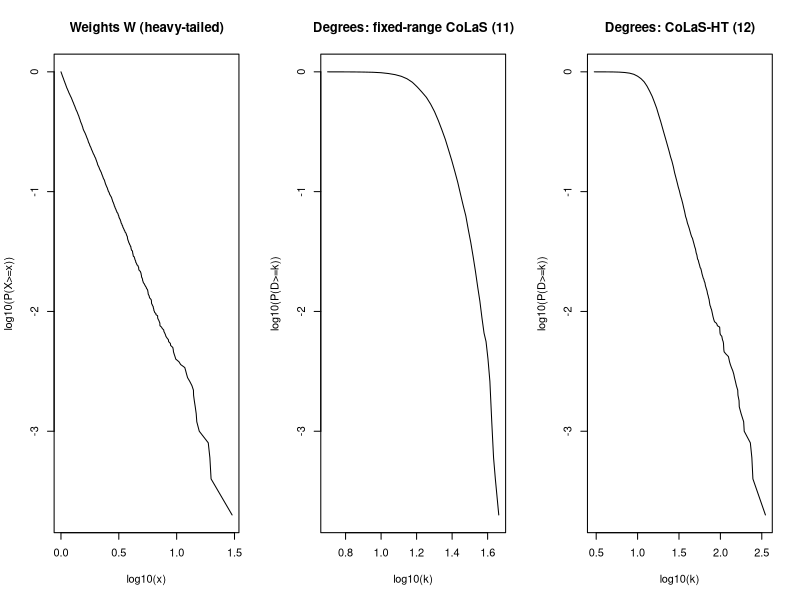
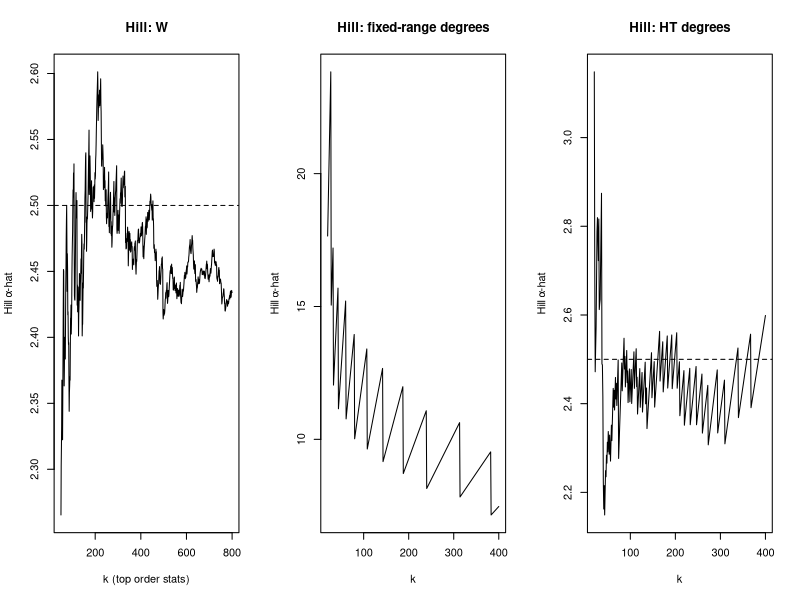

Here is the R script that generated these plots, in order:
###############################################
## E1: Light-tail impossibility vs tail inheritance
## - Fixed-range CoLaS: edge rule (11)
## - CoLaS-HT:          edge rule (12)
## Using the same heavy-tailed F_W and same geometric kernel
###############################################

set.seed(1)

## --------------------------
## 1) Parameters
## --------------------------
n   <- 5000
d   <- 2

alpha <- 2.5   # Pareto tail index for W (heavy-tailed)
xm    <- 1

rho   <- 10                     # sparsity scale
eps   <- (rho / n)^(1/d)         # makes rho_n = n*eps^d = rho (exact)

target_mean_deg <- 20            # optional: roughly match mean degree across regimes

## --------------------------
## 2) Heavy-tailed weights + latent positions on T^2
## (Here: independence copula for simplicity; E0 is about tail regime, not assortativity.)
## --------------------------
rpareto <- function(n, alpha, xm=1) xm * (runif(n)^(-1/alpha))
W <- rpareto(n, alpha, xm)

X <- cbind(runif(n), runif(n))   # positions on [0,1)^2 (torus via wrap-around distance)

## --------------------------
## 3) Geometric kernel k(u)=1{||u||<=1}
## (bounded + compact support, which is the regime where fixed-range degrees are provably light-tailed)
## --------------------------
k_indicator <- function(r) as.numeric(r <= 1)  # r = ||u||

torus_dx <- function(a, b){
  dx <- abs(a - b)
  pmin(dx, 1 - dx)
}

## --------------------------
## 4) Rough lambda calibration (optional)
## - HT: uses small-eps approximation
## - Fixed-range: Monte Carlo solve for mean degree target
## --------------------------
calibrate_lambdas <- function(W, rho, target_mean_deg, m_mc=200000){
  if(target_mean_deg >= pi*rho){
    stop("For indicator kernel in fixed-range, mean degree is bounded by ~pi*rho; choose target_mean_deg < pi*rho.")
  }
  
  Ew <- mean(W)
  
  ## HT: mean degree ≈ (1-exp(-λ/ρ)) * pi*rho*E[W]^2
  p0 <- target_mean_deg / (pi * rho * Ew^2)
  p0 <- max(min(p0, 0.95), 1e-6)
  lambda_HT <- -rho * log1p(-p0)
  
  ## Fixed-range: mean degree ≈ pi*rho * E[1 - exp(-(λ/ρ) W1 W2)]
  a <- sample(W, m_mc, replace=TRUE)
  b <- sample(W, m_mc, replace=TRUE)
  rhs <- target_mean_deg / (pi * rho)
  f <- function(lam) mean(1 - exp(-(lam/rho)*a*b)) - rhs
  
  lo <- 1e-6; hi <- 100
  while(f(hi) < 0) hi <- hi * 2
  lambda_FR <- uniroot(f, c(lo, hi))$root
  
  list(lambda_FR=lambda_FR, lambda_HT=lambda_HT)
}

lams <- calibrate_lambdas(W, rho, target_mean_deg)
lambda_FR <- lams$lambda_FR
lambda_HT <- lams$lambda_HT

cat(sprintf("Using eps=%.4f (rho_n=rho=%.1f)\n", eps, rho))
cat(sprintf("lambda_FR=%.3f, lambda_HT=%.3f (target mean degree ≈ %g)\n\n",
            lambda_FR, lambda_HT, target_mean_deg))

## --------------------------
## 5) Fast degree-only simulators via cell grid
## --------------------------
make_grid <- function(X, cell_size){
  m  <- ceiling(1/cell_size)
  cx <- floor(X[,1]/cell_size) %% m
  cy <- floor(X[,2]/cell_size) %% m
  id <- cx + m*cy + 1L
  list(m=m, cx=cx, cy=cy, grid=split(seq_len(nrow(X)), id))
}

cell_id <- function(cx, cy, m) ((cx %% m) + m*(cy %% m) + 1L)

## Fixed-range CoLaS (11) with indicator kernel:
## p_ij = 1 - exp(-(λ/ρ) W_i W_j) if ||X_i-X_j|| <= eps; else 0.
simulate_fixed_range_deg <- function(W, X, eps, rho, lambda){
  n <- length(W)
  g <- make_grid(X, cell_size=eps)
  m <- g$m; cx <- g$cx; cy <- g$cy; grid <- g$grid
  
  deg <- integer(n)
  
  for(i in 1:(n-1)){
    for(dx in -1:1){
      for(dy in -1:1){
        cid  <- cell_id(cx[i]+dx, cy[i]+dy, m)
        cand <- grid[[as.character(cid)]]
        if(is.null(cand)) next
        cand <- cand[cand > i]
        if(!length(cand)) next
        
        dxv  <- torus_dx(X[cand,1], X[i,1])
        dyv  <- torus_dx(X[cand,2], X[i,2])
        dist <- sqrt(dxv*dxv + dyv*dyv)
        
        ok <- (dist <= eps)
        if(!any(ok)) next
        j <- cand[ok]
        
        p <- 1 - exp(-(lambda/rho) * W[i] * W[j])
        keep <- runif(length(j)) < p
        if(any(keep)){
          jkeep <- j[keep]
          deg[i]     <- deg[i] + length(jkeep)
          deg[jkeep] <- deg[jkeep] + 1L
        }
      }
    }
  }
  deg
}

## CoLaS-HT (12) with indicator kernel:
## p_ij = 1 - exp(-(λ/ρ)) if ||X_i-X_j|| <= eps*(W_i W_j)^(1/d); else 0.
simulate_ht_deg <- function(W, X, eps, rho, lambda, heavy_q=0.99){
  n <- length(W)
  g <- make_grid(X, cell_size=eps)
  m <- g$m; cx <- g$cx; cy <- g$cy; grid <- g$grid
  
  w_cap    <- as.numeric(quantile(W, probs=heavy_q))
  heavy    <- which(W > w_cap)
  is_heavy <- logical(n); is_heavy[heavy] <- TRUE
  
  p0 <- 1 - exp(-(lambda/rho))   # constant inside the weight-scaled ball
  
  deg <- integer(n)
  
  for(i in 1:(n-1)){
    if(is_heavy[i]){
      ## brute force over all j>i (heavy nodes can have large radii)
      cand <- (i+1):n
      dxv  <- torus_dx(X[cand,1], X[i,1])
      dyv  <- torus_dx(X[cand,2], X[i,2])
      dist <- sqrt(dxv*dxv + dyv*dyv)
      
      thresh <- eps * sqrt(W[i] * W[cand])  # since d=2
      ok <- (dist <= thresh)
      if(!any(ok)) next
      j <- cand[ok]
      
      keep <- runif(length(j)) < p0
      if(any(keep)){
        jkeep <- j[keep]
        deg[i]     <- deg[i] + length(jkeep)
        deg[jkeep] <- deg[jkeep] + 1L
      }
      
    } else {
      ## (a) exact local search among non-heavy nodes (since W_j <= w_cap bounds the radius)
      Ri <- eps * sqrt(W[i] * w_cap)
      h  <- ceiling(Ri/eps)
      
      for(dx in -h:h){
        for(dy in -h:h){
          cid  <- cell_id(cx[i]+dx, cy[i]+dy, m)
          cand <- grid[[as.character(cid)]]
          if(is.null(cand)) next
          cand <- cand[cand > i & !is_heavy[cand]]
          if(!length(cand)) next
          
          dxv  <- torus_dx(X[cand,1], X[i,1])
          dyv  <- torus_dx(X[cand,2], X[i,2])
          dist <- sqrt(dxv*dxv + dyv*dyv)
          
          thresh <- eps * sqrt(W[i] * W[cand])
          ok <- (dist <= thresh)
          if(!any(ok)) next
          j <- cand[ok]
          
          keep <- runif(length(j)) < p0
          if(any(keep)){
            jkeep <- j[keep]
            deg[i]     <- deg[i] + length(jkeep)
            deg[jkeep] <- deg[jkeep] + 1L
          }
        }
      }
      
      ## (b) edges from i to heavy nodes with j>i (few, so brute force)
      cand <- heavy[heavy > i]
      if(length(cand)){
        dxv  <- torus_dx(X[cand,1], X[i,1])
        dyv  <- torus_dx(X[cand,2], X[i,2])
        dist <- sqrt(dxv*dxv + dyv*dyv)
        
        thresh <- eps * sqrt(W[i] * W[cand])
        ok <- (dist <= thresh)
        if(any(ok)){
          j <- cand[ok]
          keep <- runif(length(j)) < p0
          if(any(keep)){
            jkeep <- j[keep]
            deg[i]     <- deg[i] + length(jkeep)
            deg[jkeep] <- deg[jkeep] + 1L
          }
        }
      }
    }
  }
  deg
}

## Simulate the two graphs (same W, same X)
deg_FR <- simulate_fixed_range_deg(W, X, eps, rho, lambda_FR)
deg_HT <- simulate_ht_deg(W, X, eps, rho, lambda_HT, heavy_q=0.99)

cat(sprintf("Realized mean degree: fixed-range=%.2f, HT=%.2f\n\n",
            mean(deg_FR), mean(deg_HT)))

## --------------------------
## 6) E0 diagnostics: log–log CCDF and Hill tail-index plots
## --------------------------
ccdf <- function(x){
  x <- x[is.finite(x) & x > 0]
  x <- sort(x)
  n <- length(x)
  ux <- unique(x)
  idx <- match(ux, x)
  surv <- (n - idx + 1) / n
  data.frame(x=ux, surv=surv)
}

hill_alpha <- function(x, k_min=20, k_max=400){
  x <- x[is.finite(x) & x > 0]
  x <- sort(x, decreasing=TRUE)
  n <- length(x)
  k_max <- min(k_max, n-1)
  ks <- k_min:k_max
  xi_hat <- sapply(ks, function(k){
    mean(log(x[1:k])) - log(x[k+1])
  })
  data.frame(k=ks, alpha=1/xi_hat)
}

S_W  <- ccdf(W)
S_FR <- ccdf(deg_FR)
S_HT <- ccdf(deg_HT)

par(mfrow=c(1,3))
plot(log10(S_W$x),  log10(S_W$surv),  type="l",
     xlab="log10(x)", ylab="log10(P(X>=x))",
     main="Weights W (heavy-tailed)")
plot(log10(S_FR$x), log10(S_FR$surv), type="l",
     xlab="log10(k)", ylab="log10(P(D>=k))",
     main="Degrees: fixed-range CoLaS (11)")
plot(log10(S_HT$x), log10(S_HT$surv), type="l",
     xlab="log10(k)", ylab="log10(P(D>=k))",
     main="Degrees: CoLaS-HT (12)")

H_W  <- hill_alpha(W,      k_min=50, k_max=800)
H_FR <- hill_alpha(deg_FR, k_min=20, k_max=400)
H_HT <- hill_alpha(deg_HT, k_min=20, k_max=400)

par(mfrow=c(1,3))
plot(H_W$k,  H_W$alpha,  type="l", xlab="k (top order stats)", ylab="Hill α-hat",
     main="Hill: W")
abline(h=alpha, lty=2)
plot(H_FR$k, H_FR$alpha, type="l", xlab="k", ylab="Hill α-hat",
     main="Hill: fixed-range degrees")
abline(h=alpha, lty=2)
plot(H_HT$k, H_HT$alpha, type="l", xlab="k", ylab="Hill α-hat",
     main="Hill: HT degrees")
abline(h=alpha, lty=2)

cat(sprintf("True alpha = %.2f\n", alpha))
cat(sprintf("Median Hill(alpha-hat): W=%.2f, fixed-range D=%.2f, HT D=%.2f\n",
            median(H_W$alpha), median(H_FR$alpha), median(H_HT$alpha)))
